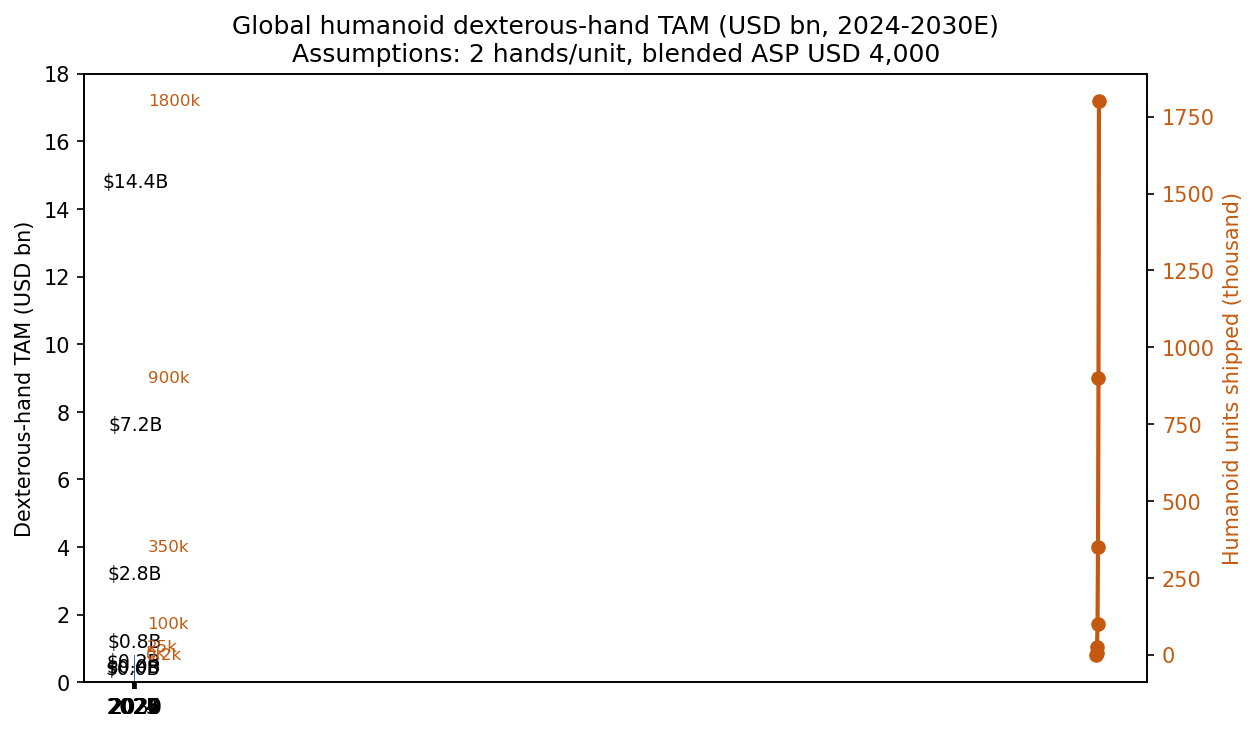

Source code (Python):
"""Humanoid dexterous-hand TAM build (2024–2030)."""
import matplotlib.pyplot as plt
import numpy as np

years = list(range(2024, 2031))
# Humanoid robot annual shipments (units, k) — base case based on Morgan Stanley / Citi / GGII
shipments_k = [0.2, 5, 25, 100, 350, 900, 1800]
# Dexterous-hand pair revenue per unit (USD, blended)
asp_usd = 4000
# Dexterous-hand TAM (USD bn) = shipments * 2 hands/unit * ASP / 1e9
tam_usd_bn = [s * 1000 * 2 * asp_usd / 1e9 for s in shipments_k]

fig, ax = plt.subplots(figsize=(8.5, 5))
bars = ax.bar([str(y) for y in years], tam_usd_bn, color="#1f4e79", alpha=0.85)
for b, v in zip(bars, tam_usd_bn):
    ax.annotate(f"${v:.1f}B", (b.get_x() + b.get_width() / 2, v),
                textcoords="offset points", xytext=(0, 4),
                ha="center", fontsize=9)
ax.set_ylabel("Dexterous-hand TAM (USD bn)")
ax.set_title("Global humanoid dexterous-hand TAM (USD bn, 2024-2030E)\n"
             "Assumptions: 2 hands/unit, blended ASP USD 4,000")
ax.set_ylim(0, max(tam_usd_bn) * 1.25)

# secondary axis: humanoid shipments
ax2 = ax.twinx()
ax2.plot(years, shipments_k, color="#c45a11", marker="o", linewidth=2,
         label="Humanoid units shipped (k)")
ax2.set_ylabel("Humanoid units shipped (thousand)", color="#c45a11")
ax2.tick_params(axis="y", labelcolor="#c45a11")
for x, y in zip(years, shipments_k):
    ax2.annotate(f"{y}k", (x - 2024, y), textcoords="offset points",
                 xytext=(6, -2), ha="left", fontsize=8, color="#c45a11")

plt.tight_layout()
plt.savefig("/Users/x/projects/financial_agent/reports/charts/zhaowei_tam.png",
            dpi=150, bbox_inches="tight")
print("saved zhaowei_tam.png")
